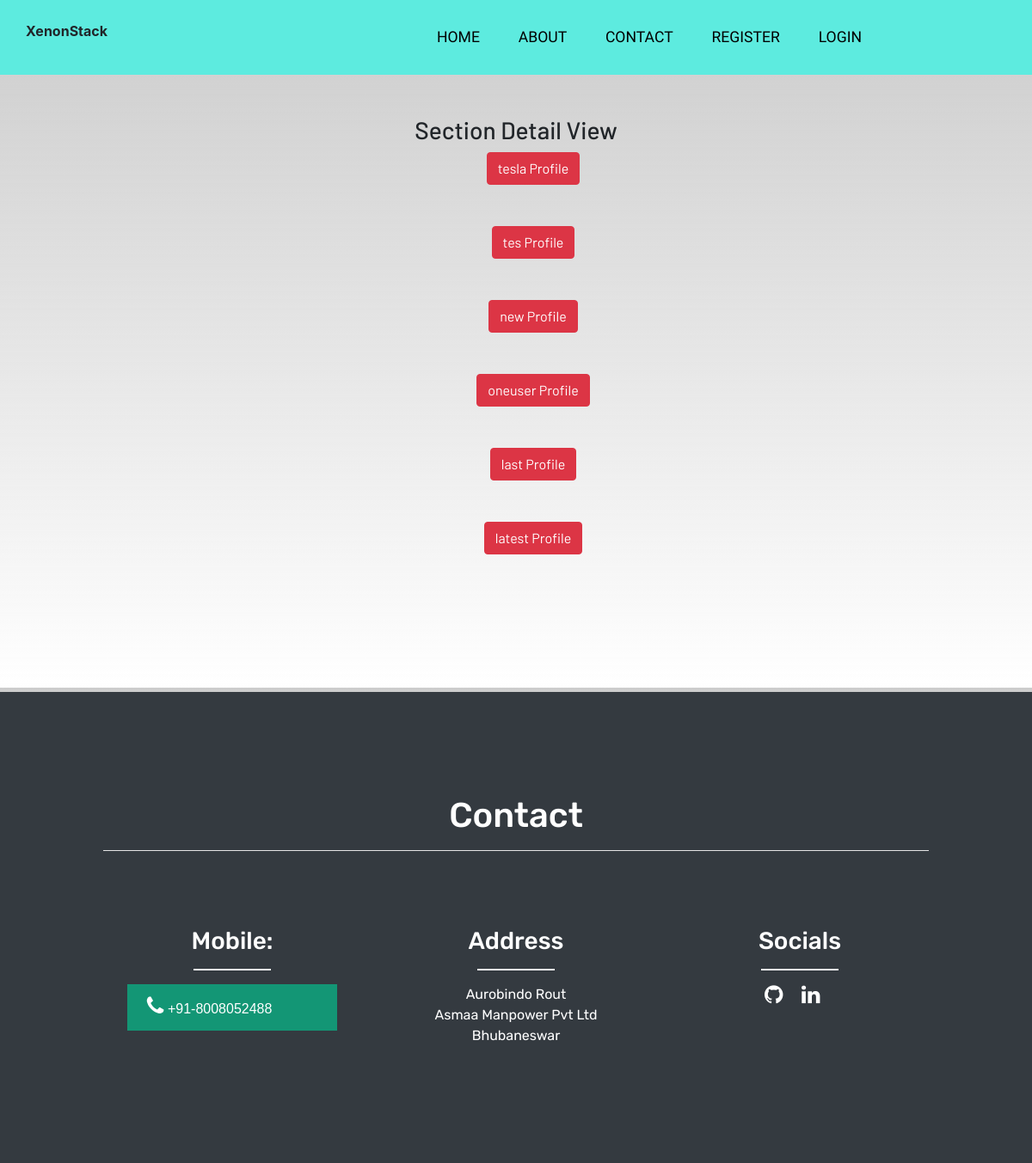
The page /users/section_detail/2 on the database its author committed.
### users/models.py (models this page shows, shortened)
class Profile(models.Model):
    user = models.OneToOneField(User, on_delete=models.CASCADE)
    section = models.ForeignKey(
        "Section", on_delete=models.CASCADE, null=True, blank=True)
    image = models.ImageField(default='default.jpg', upload_to='profile_pics')
    bio = models.CharField(max_length=2000, blank=True)
    skills = models.CharField(max_length=2000, blank=True)
    aoi = models.CharField(max_length=2000, blank=True)
    github = models.CharField(max_length=200, blank=True)
    linkedin = models.CharField(max_length=200, blank=True)
    def __str__(self):
        return f'{self.user.username} Profile'

### users/views.py (the view)
class SectionDetailView(generic.DetailView):
    model = Section
    def get_context_data(self, **kwargs):
        context = super(SectionDetailView, self).get_context_data(**kwargs)
        profiles = Profile.objects.filter(section=self.kwargs['pk'])
        context['profiles'] = profiles
        return context

### users/templates/users/section_detail.html
{% extends 'users/base.html' %} {% load static %} {% block content %}
<div class="container text-center">
  <h3>Section Detail View</h3>
  <ul style="list-style-type: none">
    {% for profile in profiles %}
    <li>
      <a class="btn btn-danger" href="{% url 'profile_detail' profile.id%}"
        >{{profile}}</a
      >
    </li>
    <br /><br />
    {%endfor%}
  </ul>
</div>
{% endblock content %}

### users/templates/users/base.html (shortened to what this page needs)
<!DOCTYPE html>
{% load static %}
<html lang="en">
<head>
    <link rel="stylesheet" href="{% static './css/main.css' %}" />
    <link rel="stylesheet" href="https://stackpath.bootstrapcdn.com/bootstrap/4.3.1/css/bootstrap.min.css"
 />
    <link rel="stylesheet" href="https://use.fontawesome.com/releases/v5.7.2/css/all.css"
>
    <link rel="stylesheet" href="https://cdnjs.cloudflare.com/ajax/libs/font-awesome/4.7.0/css/font-awesome.min.css">
</head>
<body>
    <header>
        <nav class="navbar navbar-expand-lg  sticky-top">
            <div class="container p-0 my-70">
                <p><strong>XenonStack</strong></p>
                <div class="collapse navbar-collapse" id="navbarNav">
                    <ul class="navbar-nav">
                        <li class="nav-item active">
                            <a class="nav-link" href="{% url 'home' %}">HOME
                            </a>
                        </li>
                        <li class="nav-item">
                            <a class="nav-link" href="{% url 'home' %}#about">ABOUT</a>
                        </li>
                        <li class="nav-item">
                            <a class="nav-link" href="{% url 'home' %}#contact">CONTACT</a>
                        </li>
                        {% if user.is_authenticated %}
                        <li class="nav-item">
                            <a class="nav-link" href="{% url 'profile' %}">PROFILE</a>
                        </li>
                  {% if not user.is_superuser %}
                        <li class="nav-item">
                            <a class="nav-link" href="{% url 'results' %}">RESULTS</a>
                        </li>
                        <li class="nav-item">
                            <a class="nav-link" href="{% url 'homework2' 1%}">HOMEWORK</a>
                        </li>
                    {%else%}
                        <li class="nav-item">
                            <a class="nav-link" href="{% url 'section_list' %}">CLASSES</a>
                        </li>
                    {% endif %}
                        <li class="nav-item">
                            <a class="nav-link" href="{% url 'logout' %}">LOGOUT</a>
                        </li>
                      {% else %}
                        <li class="nav-item">
                            <a class="nav-link" href="{% url 'register' %}">REGISTER</a>
                        </li>
                        <li class="nav-item">
                            <a class="nav-link" href="{% url 'login' %}">LOGIN</a>
                        </li>
                        {%endif%}
                    </ul>
                </div>
            </div>
        </nav>
    </header>
    <main>
        <br><br>
        {% block content %}
        {% endblock content %}
    </main>
    <br><br>
    <footer id="contact" class="footer">
        <div class="container-fluid bg-dark mt-5">
            <h1 class="text-white text-center">Contact</h1>
            <hr style="background-color:white;">
            <br><br><br>
            <div class="row text-white">
                <div class="col-sm-12 col-md-4 text-center mb-30">
                    <h3>Mobile:</h3>
                    <hr style="width: 30%; color: black; height: 1px; background-color:white;">
                    <a class="button phone" href=""><i class="fa fa-phone pho"
                            style="font-size:25px;color:white"></i> +91-8008052488</a>
                </div>
                <div class="col-sm-12 col-md-4 text-center mt-10">
                    <h3>Address</h3>
                    <hr style="width: 30%; color: black; height: 1px; background-color:white;">
                    <p style="padding:0px 5px;">Aurobindo Rout<br>Asmaa Manpower Pvt Ltd<br>Bhubaneswar</p>
                </div>
                <div class="col-sm-12 col-md-4 text-center mt-10">
                    <div>
                        <h3>Socials</h3>
                        <hr style="width: 30%; color: black; height: 1px; background-color:white;">
                        <div class="column">
                            <a href="" target="_blank" class="fa fa-github"
                                style="font-size:25px;"></a>
                            <a href="" target="_blank"
                                class="fa fa-linkedin" style="font-size:25px;"></a>
                        </div>
                    </div>
                </div>
            </div>
    </footer>
</body>
</html

### static/css/main.css (style rules this page uses)
html { scroll-behavior: smooth; }
main { font-family: Barlow, Quicksand, Rubik, sans-serif, serif, 'Times New Roman', Times, serif !important; }
footer { font-family: Rubik, sans-serif, serif, 'Times New Roman', Times, serif; }
.navbar { background-color: rgb(93, 235, 223) !important; }
header a { font-family: Acme; font-size: 1.1em; color: black; -moz-transition: background-color .2s ease-in-out; -webkit-transition: background-color .2s ease-in-out; -ms-transition: background-color 2s ease-in-out; }
header .nav-item:last-child { padding-right: 10em; }
header .nav-item { padding: 0.9em; }
.button { display: inline-block; font-family: "Montserrat", "Trebuchet MS", Helvetica, sans-serif; padding: .8em 1.4em; padding-right: 4.7em; background: #009ED8; border: none; color: white; }
html, body { max-width: 100%; overflow-x: hidden; }
body { background: linear-gradient(rgba(0, 0, 0, 0.2), rgba(255, 255, 255, 0.5)); overflow-x: hidden; }
.phone { background: #139675; }
.container-fluid { padding-top: 10vmin; padding-bottom: 10vmin; }
.fa { color: white; }
footer .container-fluid { padding: 10vmin 10vmin; }
footer .column a+a { padding: 0 0.7em; }

### rows shown on the page
Profile: user.username "tesla Profile"
Profile: user.username "tes Profile"
Profile: user.username "new Profile"
Profile: user.username "oneuser Profile"
Profile: user.username "last Profile"
Profile: user.username "latest Profile"
